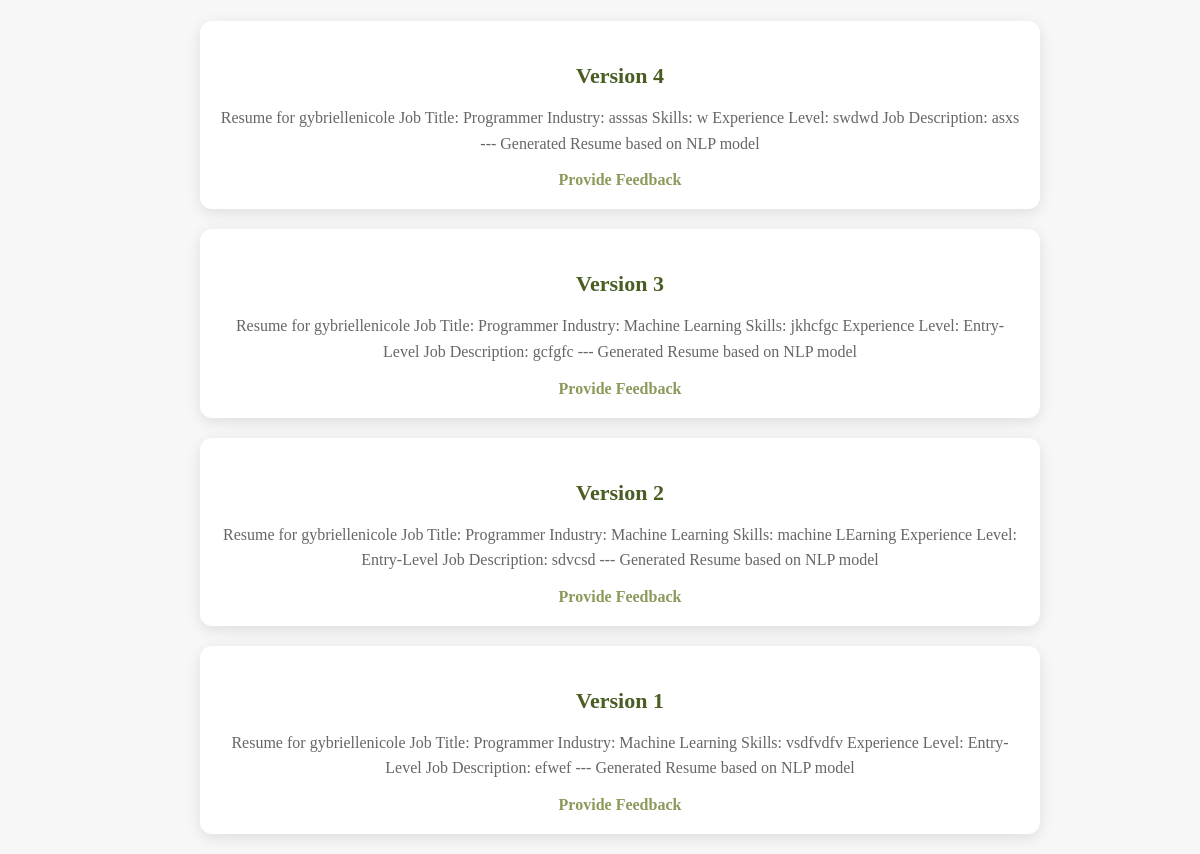
/resumes/ (signed in), run on the app's committed database.
### resume/models.py (models this page shows, shortened)
class Resume(models.Model):
    user = models.ForeignKey(User, on_delete=models.CASCADE)
    job_preference = models.ForeignKey(JobPreference, on_delete=models.CASCADE)
    generated_resume = models.TextField()
    version = models.IntegerField(default=1)
    created_at = models.DateTimeField(auto_now_add=True)

### resume/views.py (the view)
# urls.py: path('resumes/', views.resume_list, name='resume_list'),
@login_required
def resume_list(request):
    resumes = Resume.objects.filter(user=request.user).order_by('-created_at')
    return render(request, 'resume/resume_list.html', {'resumes': resumes})

### resume/templates/resume/resume_list.html (shortened to what this page needs)
<!DOCTYPE html>
<html lang="en">
<head>
</head>
<body>
    <div class="container">
        {% for resume in resumes %}
            <div class="resume">
                <h3>Version {{ resume.version }}</h3>
                <p>{{ resume.generated_resume }}</p>
                <a href="{% url 'feedback' resume.id %}">Provide Feedback</a>
            </div>
        {% empty %}
            <p>No resumes generated yet.</p>
        {% endfor %}
    </div>
</body>
</html>

### resume/templates/resume/resume_list.html (style rules this page uses)
body { font-family: 'Times New Roman', Times, serif; background-color: #f7f7f7; display: flex; justify-content: center; align-items: center; height: 100vh; margin: 0; color: #333; }
.container { width: 90%; max-width: 800px; text-align: center; }
.resume { background-color: #ffffff; padding: 20px; border-radius: 12px; box-shadow: 0 4px 15px rgba(0, 0, 0, 0.1); margin: 20px auto; width: 100%; transition: box-shadow 0.3s ease; }
.resume h3 { font-size: 22px; color: #4a5d23; margin-bottom: 10px; }
.resume p { font-size: 16px; color: #666; margin-bottom: 15px; line-height: 1.6; }
.resume a { text-decoration: none; color: #8a9a5b; font-weight: bold; transition: color 0.3s; }

### data on the page
Resume: version "4", generated_resume "Resume for gybriellenicole Job Title: Programmer Industry: asssas Skills: w Experience Level: swdwd Job Description: asxs --- Generated Resume based on NLP model"
Resume: version "3", generated_resume "Resume for gybriellenicole Job Title: Programmer Industry: Machine Learning Skills: jkhcfgc Experience Level: Entry-Level Job Description: gcfgfc --- Generated Resume based on NLP model"
Resume: version "2", generated_resume "Resume for gybriellenicole Job Title: Programmer Industry: Machine Learning Skills: machine LEarning Experience Level: Entry-Level Job Description: sdvcsd --- Generated Resume based on NLP model"
Resume: version "1", generated_resume "Resume for gybriellenicole Job Title: Programmer Industry: Machine Learning Skills: vsdfvdfv Experience Level: Entry-Level Job Description: efwef --- Generated Resume based on NLP model"
